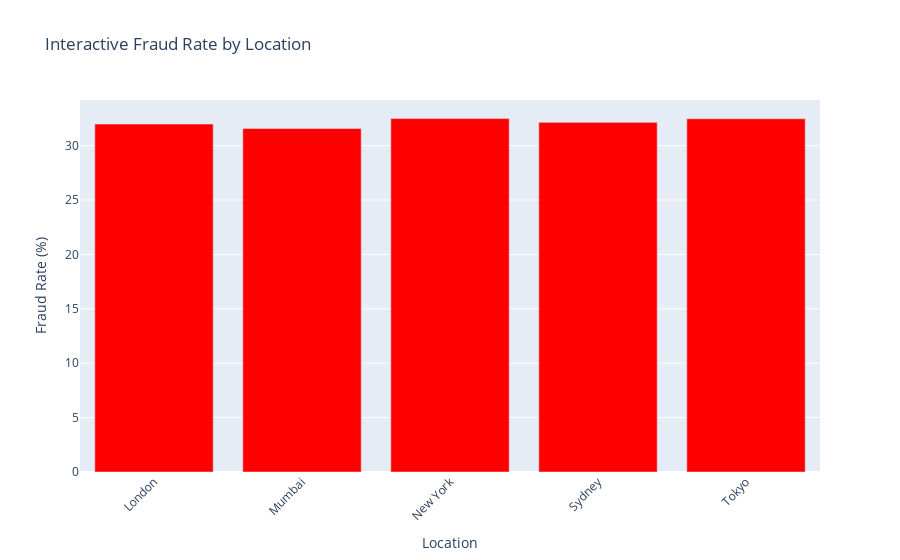
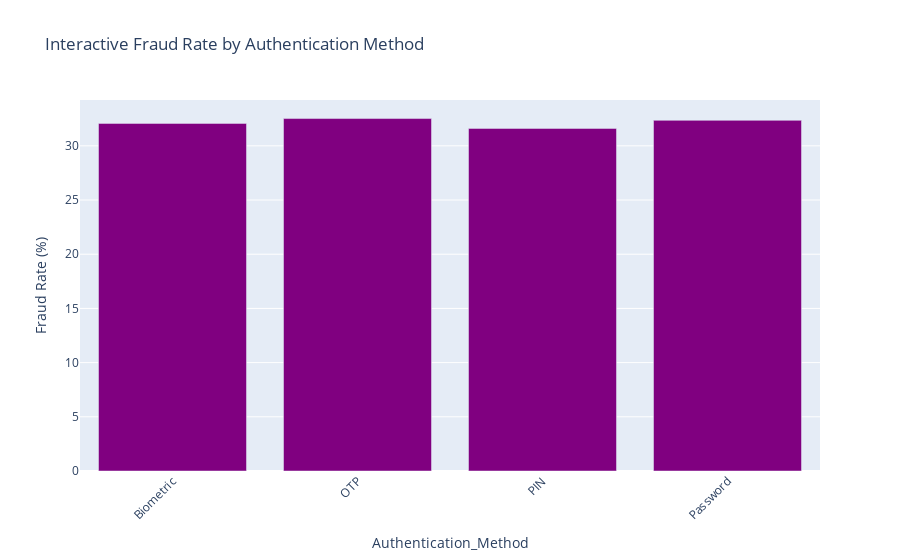

The notebook cell these images were saved under, in order:
### Code cell
# Additional interactive plot: Fraud Rate by Location
fig_loc = px.bar(location_fraud.reset_index(), x='Location', y=1,
                 labels={'1': 'Fraud Rate (%)'},
                 title='Interactive Fraud Rate by Location',
                 color_discrete_sequence=['red'])
fig_loc.update_layout(xaxis_tickangle=-45)
fig_loc.write_html('../eda_outputs/interactive_location_fraud.html')
fig_loc.show()

# Additional interactive plot: Fraud Rate by Authentication Method
fig_auth = px.bar(auth_fraud.reset_index(), x='Authentication_Method', y=1,
                  labels={'1': 'Fraud Rate (%)'},
                  title='Interactive Fraud Rate by Authentication Method',
                  color_discrete_sequence=['purple'])
fig_auth.update_layout(xaxis_tickangle=-45)
fig_auth.write_html('../eda_outputs/interactive_auth_fraud.html')
fig_auth.show()

print("✅ Additional interactive charts created and saved!")

### Figure 1 — Plotly figure (JSON) as saved in the notebook; plotly's stock layout.template omitted (floating-point values rounded to 4 significant figures)
{"data": [{"hovertemplate": "Location=%{x}<br>Fraud Rate (%)=%{y}<extra></extra>", "legendgroup": "", "marker": {"color": "red", "pattern": {"shape": ""}}, "name": "", "orientation": "v", "showlegend": false, "textposition": "auto", "type": "bar", "x": ["London", "Mumbai", "New York", "Sydney", "Tokyo"], "xaxis": "x", "y": [31.99, 31.58, 32.49, 32.14, 32.47], "yaxis": "y"}], "layout": {"barmode": "relative", "legend": {"tracegroupgap": 0}, "title": {"text": "Interactive Fraud Rate by Location"}, "xaxis": {"anchor": "y", "domain": [0, 1], "tickangle": -45, "title": {"text": "Location"}}, "yaxis": {"anchor": "x", "domain": [0, 1], "title": {"text": "Fraud Rate (%)"}}}}

### Figure 2 — Plotly figure (JSON) as saved in the notebook; plotly's stock layout.template omitted (floating-point values rounded to 4 significant figures)
{"data": [{"hovertemplate": "Authentication_Method=%{x}<br>Fraud Rate (%)=%{y}<extra></extra>", "legendgroup": "", "marker": {"color": "purple", "pattern": {"shape": ""}}, "name": "", "orientation": "v", "showlegend": false, "textposition": "auto", "type": "bar", "x": ["Biometric", "OTP", "PIN", "Password"], "xaxis": "x", "y": [32.07, 32.52, 31.61, 32.35], "yaxis": "y"}], "layout": {"barmode": "relative", "legend": {"tracegroupgap": 0}, "title": {"text": "Interactive Fraud Rate by Authentication Method"}, "xaxis": {"anchor": "y", "domain": [0, 1], "tickangle": -45, "title": {"text": "Authentication_Method"}}, "yaxis": {"anchor": "x", "domain": [0, 1], "title": {"text": "Fraud Rate (%)"}}}}
